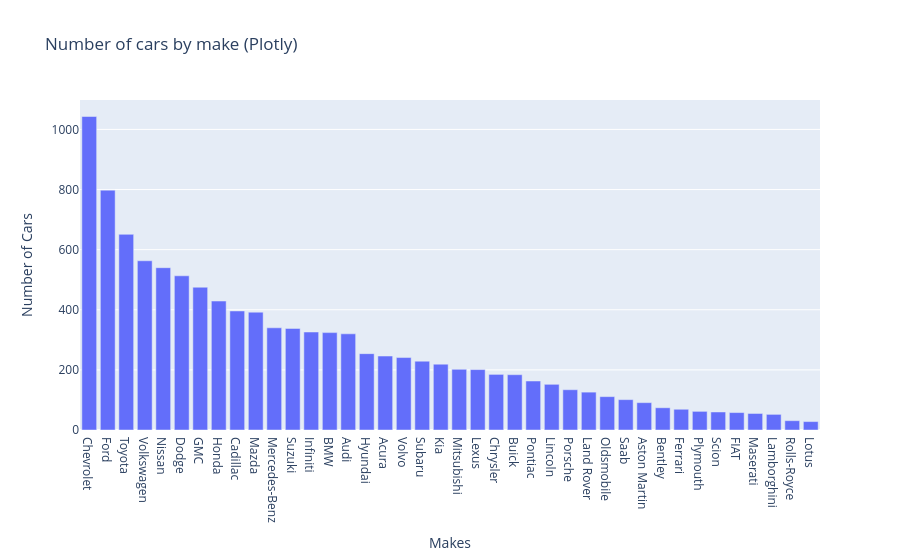

Notebook cell for this chart:
### Code cell
top_makes = Data.Make.value_counts().nlargest(40).reset_index()
top_makes.columns = ["Makes" , "Count"]
figure_2 = px.bar(top_makes, x = "Makes" , y = "Count", 
                  title = "Number of cars by make (Plotly)",
                  labels = {"Count" : "Number of Cars" , "Make" : "Make"})
figure_2.show()

### Figure 1 — Plotly figure (JSON) as saved in the notebook; plotly's stock layout.template omitted (floating-point values rounded to 4 significant figures)
{"data": [{"alignmentgroup": "True", "hovertemplate": "Makes=%{x}<br>Number of Cars=%{y}<extra></extra>", "legendgroup": "", "marker": {"color": "#636efa", "pattern": {"shape": ""}}, "name": "", "offsetgroup": "", "orientation": "v", "showlegend": false, "textposition": "auto", "type": "bar", "x": ["Chevrolet", "Ford", "Toyota", "Volkswagen", "Nissan", "Dodge", "GMC", "Honda", "Cadillac", "Mazda", "Mercedes-Benz", "Suzuki", "Infiniti", "BMW", "Audi", "Hyundai", "Acura", "Volvo", "Subaru", "Kia", "Mitsubishi", "Lexus", "Chrysler", "Buick", "Pontiac", "Lincoln", "Porsche", "Land Rover", "Oldsmobile", "Saab", "Aston Martin", "Bentley", "Ferrari", "Plymouth", "Scion", "FIAT", "Maserati", "Lamborghini", "Rolls-Royce", "Lotus"], "xaxis": "x", "y": [1043, 798, 651, 563, 540, 513, 475, 429, 396, 392, 340, 338, 326, 324, 320, 254, 246, 241, 229, 219, 202, 201, 185, 184, 163, 152, 134, 126, 111, 101, 91, 74, 69, 62, 60, 58, 55, 52, 31, 28], "yaxis": "y"}], "layout": {"barmode": "relative", "legend": {"tracegroupgap": 0}, "title": {"text": "Number of cars by make (Plotly)"}, "xaxis": {"anchor": "y", "domain": [0, 1], "title": {"text": "Makes"}}, "yaxis": {"anchor": "x", "domain": [0, 1], "title": {"text": "Number of Cars"}}}}
